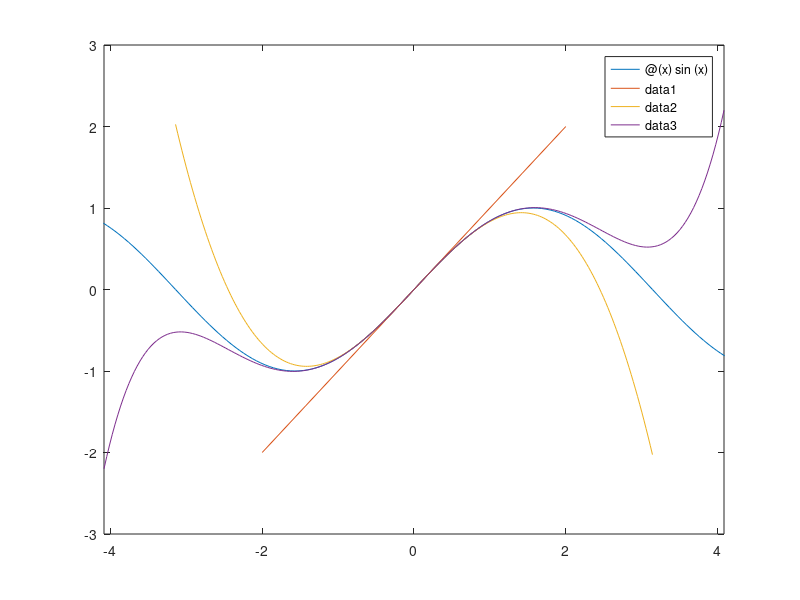

This figure's MATLAB source:
% Problem:  Taylor series
% Topic:    Polynomial approximation (3) / Slide 7/73
% Author:   M. Boussé, P. Collins
% Version:  06/04/2022

close all; clear variables; clc;

%% define function and plot

f = @(x) sin(x);
figure, fplot(f,[-2*pi,2*pi]);

%% first-order Taylor approximation

p1 = @(x) x;
hold on, fplot(p1,[-2 2]);

%% third-order Taylor approximation

p3 = @(x) x - 1/6*x.^3;
fplot(p3,[-pi,pi]);

%% fifth-order Taylor approximation

p5 = @(x) x - 1/6*x.^3 + 1/120*x.^5;
fplot(p5,[-1.3*pi,1.3*pi]);

% todo: take 21th-order Taylor approximation
